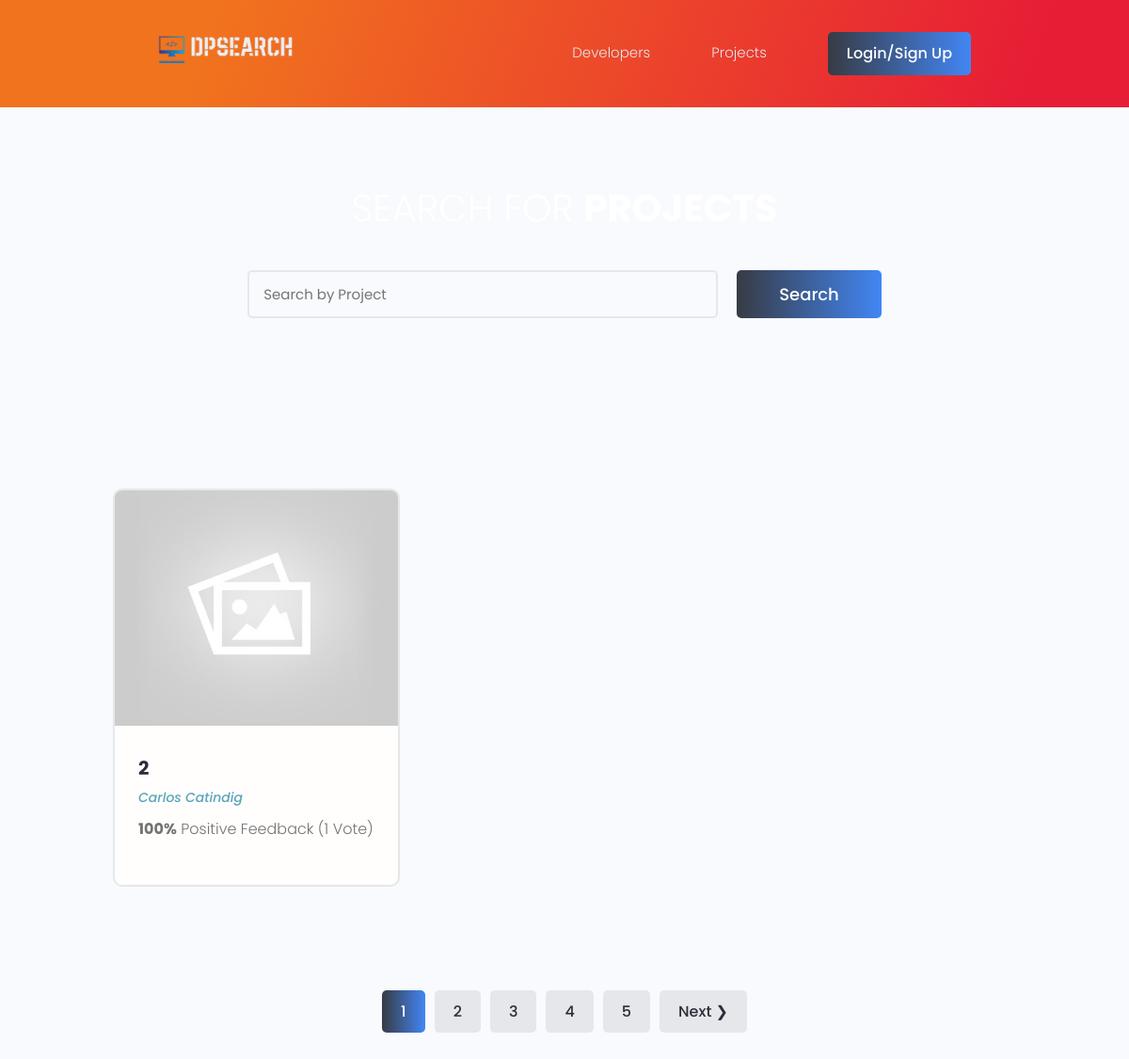
/projects/, run on the app's committed database.
### projects/models.py (models this page shows, shortened)
class Project(models.Model):
    owner = models.ForeignKey(Profile, null=True, blank=True, on_delete=models.CASCADE)
    title = models.CharField(max_length=255)
    slug = models.SlugField(max_length=255)
    featured_image = models.ImageField(null=True, blank=True, default='default.jpg')
    description = models.TextField(blank=True, null=True)
    demo_link = models.CharField(max_length=2048, null=True, blank=True)
    source_link = models.CharField(max_length=2048, null=True, blank=True)
    tags = models.ManyToManyField('Tag', blank=True)
    vote_ratio = models.IntegerField(default=0, null=True, blank=True)
    vote_total = models.IntegerField(default=0, null=True, blank=True)
    created = models.DateTimeField(auto_now_add=True)
    id = models.UUIDField(default=uuid.uuid4, unique=True, primary_key=True, editable=False)
    class Meta:
        verbose_name_plural = 'Projects'
        ordering = ['-vote_ratio', '-vote_total', 'title']
    def get_absolute_url(self):
        return reverse("project-detail", args=[self.slug])
    @property
    def image_url(self):
        try:
            url = self.featured_image.url
        except:
            url = ''
        return url

### users/models.py (models this page shows, shortened)
class Profile(models.Model):
    user = models.OneToOneField(User, on_delete=models.CASCADE, null=True, blank=True)
    slug = models.SlugField(null=True, blank=True)
    first_name = models.CharField(max_length=255, null=True, blank=True)
    last_name = models.CharField(max_length=255, null=True, blank=True)
    email = models.EmailField(max_length=320, null=True, blank=True)
    username = models.CharField(max_length=255, null=True, blank=True)
    location = models.CharField(max_length=255, null=True, blank=True)
    short_intro = models.CharField(max_length=255, null=True, blank=True)
    bio = models.TextField(null=True, blank=True)
    profile_image = models.ImageField(null=True, blank=True, upload_to='profiles/', default='profiles/user-default.png')
    social_github = models.CharField(max_length=2048, null=True, blank=True)
    social_twitter = models.CharField(max_length=2048, null=True, blank=True)
    social_linkedin = models.CharField(max_length=2048, null=True, blank=True)
    social_youtube = models.CharField(max_length=2048, null=True, blank=True)
    social_website = models.CharField(max_length=2048, null=True, blank=True)
    created = models.DateTimeField(auto_now_add=True)
    id = models.UUIDField(default=uuid.uuid4, primary_key=True, unique=True, editable=False)
    class Meta:
        verbose_name_plural = 'Profiles'
    def get_absolute_url(self):
        return reverse("user-profile", args=[self.slug])
    @property
    def get_name(self):
        return f"{self.first_name} {self.last_name}"

### projects/views.py (the view)
# urls.py: path("", views.index, name="projects"),
def index(request):
    projects, search_query = search_projects(request)
    custom_range, projects = paginate_projects(request, projects, 1)
    context = {'projects': projects, 'search_query':search_query, 'custom_range':custom_range}
    return render(request, "projects/index.html", context)

### projects/utils.py (called while the page is built)
def paginate_projects(request, projects, results):
    page = request.GET.get('page')
    paginator = Paginator(projects, results)
    try:
        projects = paginator.page(page)
    except PageNotAnInteger:
        page = 1
        projects = paginator.page(page)
    except EmptyPage:
        page = paginator.num_pages
        projects = paginator.page(page)
    left_index = (int(page) - 4)
    if left_index < 1:
        left_index = 1
    right_index = (int(page) + 5)
    if right_index > paginator.num_pages:
        right_index = paginator.num_pages + 1
    custom_range = range(left_index, right_index)
    return custom_range, projects

def search_projects(request):
    search_query = ''
    if request.GET.get('project'):
        search_query = request.GET.get('project')
    tags = Tag.objects.filter(name__icontains=search_query)
    projects = Project.objects.distinct().filter(
        Q(title__icontains=search_query) |
        Q(description__icontains=search_query) |
        Q(owner__first_name__icontains=search_query) |
        Q(owner__last_name__icontains=search_query) |
        Q(tags__in=tags))
    return projects, search_query

### projects/templates/projects/index.html (shortened to what this page needs)
{% extends 'main.html' %}
{% block content %}
<main class="projects">
  <section class="hero-section text-center">
    <div class="container container--narrow">
      <div class="hero-section__box">
        <h2 style="color:white !important">Search for <span style="color:white !important">Projects</span></h2>
      </div>
      <div class="hero-section__search">
        <form class="form" action="{% url 'projects' %}" id="searchForm" method="GET">
          <div class="form__field">
            <input class="input input--text" id="formInput#search" type="text" name="project"
              placeholder="Search by Project" value="{{ search_query }}"/>
          </div>
          <input class="btn btn--sub btn--lg" type="submit" value="Search" />
        </form>
      </div>
    </div>
  </section>
  <section class="projectsList">
    <div class="container">
      <div class="grid grid--three">
        {% for project in projects %}
        <div class="column">
          <div class="card project">
            <a href="{{ project.get_absolute_url }}" class="project">
              <img class="project__thumbnail" src="{{ project.image_url }}" alt="project thumbnail" />
              <div class="card__body">
                <h3 class="project__title">{{ project.title }}</h3>
                <p><a class="project__author"
                    href="{{ project.owner.get_absolute_url }}">{{ project.owner.get_name }}</a></p>
                <p class="project--rating">
                  <span style="font-weight: bold;">{{ project.vote_ratio }}%</span> Positive
                  Feedback ({{ project.vote_total }} Vote{{project.vote_total|pluralize:"s"}})
                </p>
              </div>
            </a>
          </div>
        </div>
        {% endfor %}
      </div>
    </div>
  </section>
  {% include 'pagination.html' with queryset=projects custom_range=custom_range %}
</main>
{% endblock content %}

### static/styles/app.css (style rules this page uses)
:root { --color-sub: #2d2d39; }
.btn--sub { background: #373b44; background: -webkit-linear-gradient(to right, #373b44, #4286f4); background: linear-gradient(to right, #373b44, #4286f4); color: white !important; font-weight: 500 !important; }
.card { border: 2px solid var(--color-light); }
img { width: 100%; }
.hero-section { height: 40vh; display: flex; align-items: center; background: linear-gradient(110.1deg, rgb(241, 115, 30) 18.9%, rgb(231, 29, 54) 90.7%); ; }
.hero-section__box { margin-bottom: 4rem; }
.hero-section__box>h2, .hero-section__box>h2>span { font-size: 4rem; color: var(--color-light); line-height: 1.3; text-transform: uppercase; }
.hero-section__box>h2 { font-weight: 300; }
.hero-section__box>h2>span { font-weight: 700; }
.hero-section__search>.form { display: flex; align-items: center; justify-content: center; gap: 2rem; }
.hero-section__search>.form input.input--text { width: 50rem; }
.project__author { font-size: 1.4rem; font-style: italic; }
.project--rating { margin-bottom: 1.6em; margin-top: .5em; }
.projects>.hero-section { background: linear-gradient(110.1deg, rgb(241, 115, 30) 18.9%, rgb(231, 29, 54) 90.7%) height: 30vh; }
.projects .hero-section__box { margin-bottom: 2.5rem; }
.projects .hero-section__box>h2 { color: var(--color-sub); }
.projects .hero-section__box>h2>span { font-weight: 700; color: var(--color-sub); }
.projectsList { margin-top: 8rem; }
.project__thumbnail { height: 25rem; object-fit: cover; object-position: top center; }
.project__title { font-size: 2rem; font-weight: 700; color: var(--color-sub); }

### static/uikit/styles/modules/_variables.css (style rules this page uses)
:root { --color-main: #5aa5b9; --color-main-light: #e6faff; --color-sub: #3f4156; --color-sub-light: #51546e; --color-sub-lighter: #ededfd; --color-text: #737373; --color-gray: #8b8b8b; --color-light: #e5e7eb; --color-light-gray: #767676; --color-bg: #f8fafd; --color-white: #fffefd; --color-white-light: #f3f3f3; --color-success: #359e64; --color-success-bg: #def8e8; --color-error: #fc4b0b; --color-error-bg: #fff2ee; --font-base: 'Poppins', arial, helvetica, 'Segoe UI', roboto, ubuntu, sans-serif; --font-monospace: 'Fira Code', 'Courier New', courier, monospace; --font-regular: 300; --font-medium: 500; --font-bold: 700; --generic-shadow: 1px 1px 5px #00000010; --generic-transition: all 0.3s ease-in-out; }

### static/uikit/styles/modules/_base.css (style rules this page uses)
* { margin: 0; padding: 0; box-sizing: border-box; text-rendering: optimizeLegibility; color: inherit; font-size: inherit; }
html { font-size: 50%; }
@media only screen and (min-width: 480px) { html { font-size: 56.25%; } }
@media only screen and (min-width: 1200px) { html { font-size: 62.5%; } }
body { line-height: 1.6; font-weight: 400; font-size: 1.5rem; color: var(--color-text); background-color: var(--color-bg); min-height: 100vh; }

### static/uikit/styles/modules/_typography.css (style rules this page uses)
* { font-family: var(--font-base); }
h2 { font-size: 3.6rem; font-weight: var(--font-bold); }
h3 { font-size: 3.2rem; font-weight: var(--font-medium); }
p, span, strong { font-size: 1.6rem; color: var(--color-text); font-weight: var(--font-regular); }
a { padding-bottom: 2px; text-decoration: none; display: inline-block; color: var(--color-main); font-weight: var(--font-medium); }

### static/uikit/styles/modules/_utilities.css (style rules this page uses)
.container { width: 92%; max-width: 165rem; margin: 0 auto; box-sizing: border-box; }
.container--narrow { width: 92%; max-width: 120rem; }
@media screen and (min-width: 1000px) { .container { width: 90%; } }
@media screen and (min-width: 1000px) { .container--narrow { width: 85%; } }
@media screen and (min-width: 1200px) { .container { width: 80%; } }
@media screen and (min-width: 1200px) { .container--narrow { width: 72%; } }
.text-center { text-align: center; }

### static/uikit/styles/modules/_button.css (style rules this page uses)
.btn { display: inline-block; position: relative; cursor: pointer; background-color: var(--color-light); font-weight: var(--font-medium); color: var(--color-sub); text-decoration: none; padding: 1rem 2rem; border-radius: 0.5rem; border: none; width: -webkit-fit-content; width: -moz-fit-content; width: fit-content; height: -webkit-fit-content; height: -moz-fit-content; height: fit-content; font-size: 1.6rem; outline-width: 0; outline-color: transparent; -webkit-backface-visibility: hidden; backface-visibility: hidden; transition: all 0.3s ease-in-out; }
.btn--sub { background-color: var(--color-sub); color: var(--color-white); }
.btn--lg { font-size: 1.8rem; padding: 1.2rem 4.5rem; }

### data on the page
Project: image_url (placeholder picture), title "2", owner.get_name "Carlos Catindig", vote_ratio "100", vote_total "1"

### other printed values
{{ page }} "1"
{{ page }} "2" "3" "4" "5"
